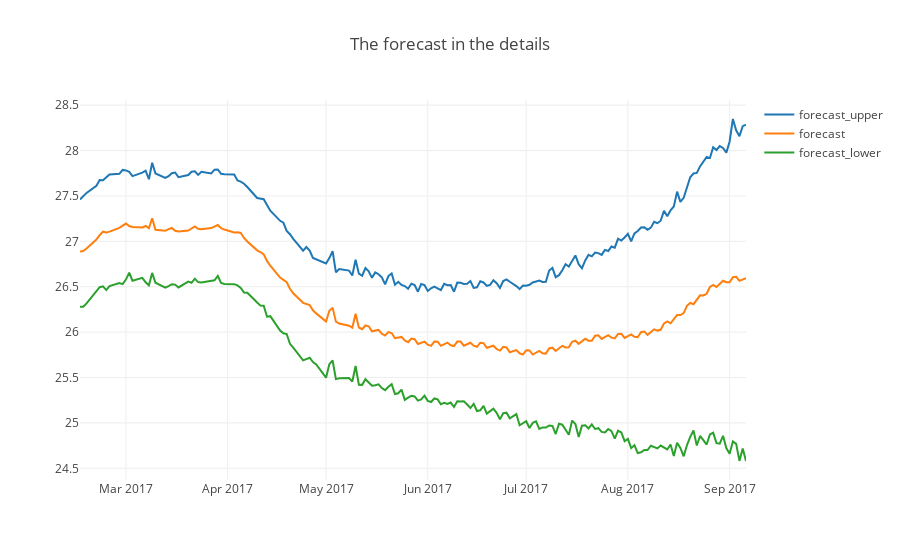

The notebook cell saved with this chart:
### Code cell
forecast_df = forecast[['ds', 'yhat_upper', 'yhat', 'yhat_lower']][-180:]

forecast_df.set_index('ds', inplace=True)
forecast_df.rename(
    columns={'yhat_upper': 'forecast_upper', 'yhat': 'forecast', 'yhat_lower': 'forecast_lower'}, 
    inplace=True
)

plotly_df(forecast_df, title='The forecast in the details')

### Figure 1 — Plotly figure (JSON) as saved in the notebook; plotly's stock layout.template omitted (floating-point values rounded to 4 significant figures; data arrays with more than 128 entries replaced by an {"elided": "..."} marker saying what was removed)
{"data": [{"mode": "lines", "name": "forecast_upper", "type": "scatter", "x": {"elided": "180 str values"}, "y": {"elided": "180 float values"}}, {"mode": "lines", "name": "forecast", "type": "scatter", "x": {"elided": "180 str values"}, "y": {"elided": "180 float values"}}, {"mode": "lines", "name": "forecast_lower", "type": "scatter", "x": {"elided": "180 str values"}, "y": {"elided": "180 float values"}}], "layout": {"title": "The forecast in the details"}}
